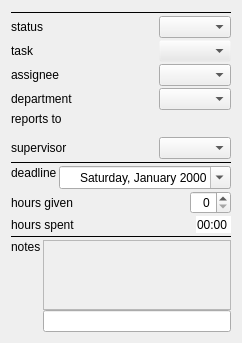
<?xml version="1.0" encoding="UTF-8"?>
<ui version="4.0">
 <class>Form</class>
 <widget class="QWidget" name="Form">
  <property name="geometry">
   <rect>
    <x>0</x>
    <y>0</y>
    <width>227</width>
    <height>343</height>
   </rect>
  </property>
  <property name="sizePolicy">
   <sizepolicy hsizetype="Preferred" vsizetype="Preferred">
    <horstretch>0</horstretch>
    <verstretch>0</verstretch>
   </sizepolicy>
  </property>
  <property name="windowTitle">
   <string>Form</string>
  </property>
  <layout class="QGridLayout" name="gridLayout">
   <item row="0" column="0">
    <layout class="QVBoxLayout" name="verticalLayout_4">
     <property name="spacing">
      <number>2</number>
     </property>
     <item>
      <widget class="QWidget" name="widget_comboboxes" native="true">
       <property name="enabled">
        <bool>true</bool>
       </property>
       <layout class="QGridLayout" name="gridLayout_5">
        <property name="margin">
         <number>0</number>
        </property>
        <property name="spacing">
         <number>2</number>
        </property>
        <item row="0" column="0">
         <layout class="QVBoxLayout" name="vlayout_comboboxes">
          <property name="spacing">
           <number>2</number>
          </property>
          <item>
           <widget class="Line" name="line_2">
            <property name="frameShadow">
             <enum>QFrame::Plain</enum>
            </property>
            <property name="orientation">
             <enum>Qt::Horizontal</enum>
            </property>
           </widget>
          </item>
          <item>
           <layout class="QHBoxLayout" name="horizontalLayout_12">
            <property name="spacing">
             <number>2</number>
            </property>
            <item>
             <widget class="QLabel" name="label_6">
              <property name="text">
               <string>status</string>
              </property>
             </widget>
            </item>
            <item>
             <spacer name="horizontalSpacer_5">
              <property name="orientation">
               <enum>Qt::Horizontal</enum>
              </property>
              <property name="sizeHint" stdset="0">
               <size>
                <width>0</width>
                <height>0</height>
               </size>
              </property>
             </spacer>
            </item>
            <item>
             <widget class="QComboBox" name="combobox_status">
              <property name="sizePolicy">
               <sizepolicy hsizetype="Minimum" vsizetype="Minimum">
                <horstretch>0</horstretch>
                <verstretch>0</verstretch>
               </sizepolicy>
              </property>
              <property name="sizeAdjustPolicy">
               <enum>QComboBox::AdjustToContents</enum>
              </property>
             </widget>
            </item>
           </layout>
          </item>
          <item>
           <layout class="QHBoxLayout" name="horizontalLayout_11">
            <property name="spacing">
             <number>2</number>
            </property>
            <item>
             <widget class="QLabel" name="label_7">
              <property name="text">
               <string>task</string>
              </property>
             </widget>
            </item>
            <item>
             <spacer name="horizontalSpacer_4">
              <property name="orientation">
               <enum>Qt::Horizontal</enum>
              </property>
              <property name="sizeHint" stdset="0">
               <size>
                <width>0</width>
                <height>0</height>
               </size>
              </property>
             </spacer>
            </item>
            <item>
             <widget class="QComboBox" name="combobox_task">
              <property name="sizePolicy">
               <sizepolicy hsizetype="Minimum" vsizetype="Minimum">
                <horstretch>0</horstretch>
                <verstretch>0</verstretch>
               </sizepolicy>
              </property>
              <property name="palette">
               <palette>
                <active>
                 <colorrole role="WindowText">
                  <brush brushstyle="SolidPattern">
                   <color alpha="255">
                    <red>0</red>
                    <green>0</green>
                    <blue>0</blue>
                   </color>
                  </brush>
                 </colorrole>
                 <colorrole role="Button">
                  <brush brushstyle="SolidPattern">
                   <color alpha="0">
                    <red>232</red>
                    <green>232</green>
                    <blue>232</blue>
                   </color>
                  </brush>
                 </colorrole>
                 <colorrole role="Light">
                  <brush brushstyle="SolidPattern">
                   <color alpha="0">
                    <red>255</red>
                    <green>255</green>
                    <blue>255</blue>
                   </color>
                  </brush>
                 </colorrole>
                 <colorrole role="Midlight">
                  <brush brushstyle="SolidPattern">
                   <color alpha="0">
                    <red>243</red>
                    <green>243</green>
                    <blue>243</blue>
                   </color>
                  </brush>
                 </colorrole>
                 <colorrole role="Dark">
                  <brush brushstyle="SolidPattern">
                   <color alpha="0">
                    <red>116</red>
                    <green>116</green>
                    <blue>116</blue>
                   </color>
                  </brush>
                 </colorrole>
                 <colorrole role="Mid">
                  <brush brushstyle="SolidPattern">
                   <color alpha="0">
                    <red>155</red>
                    <green>155</green>
                    <blue>155</blue>
                   </color>
                  </brush>
                 </colorrole>
                 <colorrole role="Text">
                  <brush brushstyle="SolidPattern">
                   <color alpha="255">
                    <red>0</red>
                    <green>0</green>
                    <blue>0</blue>
                   </color>
                  </brush>
                 </colorrole>
                 <colorrole role="BrightText">
                  <brush brushstyle="SolidPattern">
                   <color alpha="255">
                    <red>255</red>
                    <green>255</green>
                    <blue>255</blue>
                   </color>
                  </brush>
                 </colorrole>
                 <colorrole role="ButtonText">
                  <brush brushstyle="SolidPattern">
                   <color alpha="255">
                    <red>0</red>
                    <green>0</green>
                    <blue>0</blue>
                   </color>
                  </brush>
                 </colorrole>
                 <colorrole role="Base">
                  <brush brushstyle="SolidPattern">
                   <color alpha="255">
                    <red>255</red>
                    <green>255</green>
                    <blue>255</blue>
                   </color>
                  </brush>
                 </colorrole>
                 <colorrole role="Window">
                  <brush brushstyle="SolidPattern">
                   <color alpha="0">
                    <red>232</red>
                    <green>232</green>
                    <blue>232</blue>
                   </color>
                  </brush>
                 </colorrole>
                 <colorrole role="Shadow">
                  <brush brushstyle="SolidPattern">
                   <color alpha="255">
                    <red>0</red>
                    <green>0</green>
                    <blue>0</blue>
                   </color>
                  </brush>
                 </colorrole>
                 <colorrole role="AlternateBase">
                  <brush brushstyle="SolidPattern">
                   <color alpha="127">
                    <red>243</red>
                    <green>243</green>
                    <blue>243</blue>
                   </color>
                  </brush>
                 </colorrole>
                 <colorrole role="ToolTipBase">
                  <brush brushstyle="SolidPattern">
                   <color alpha="255">
                    <red>255</red>
                    <green>255</green>
                    <blue>220</blue>
                   </color>
                  </brush>
                 </colorrole>
                 <colorrole role="ToolTipText">
                  <brush brushstyle="SolidPattern">
                   <color alpha="255">
                    <red>0</red>
                    <green>0</green>
                    <blue>0</blue>
                   </color>
                  </brush>
                 </colorrole>
                </active>
                <inactive>
                 <colorrole role="WindowText">
                  <brush brushstyle="SolidPattern">
                   <color alpha="255">
                    <red>0</red>
                    <green>0</green>
                    <blue>0</blue>
                   </color>
                  </brush>
                 </colorrole>
                 <colorrole role="Button">
                  <brush brushstyle="SolidPattern">
                   <color alpha="0">
                    <red>232</red>
                    <green>232</green>
                    <blue>232</blue>
                   </color>
                  </brush>
                 </colorrole>
                 <colorrole role="Light">
                  <brush brushstyle="SolidPattern">
                   <color alpha="0">
                    <red>255</red>
                    <green>255</green>
                    <blue>255</blue>
                   </color>
                  </brush>
                 </colorrole>
                 <colorrole role="Midlight">
                  <brush brushstyle="SolidPattern">
                   <color alpha="0">
                    <red>243</red>
                    <green>243</green>
                    <blue>243</blue>
                   </color>
                  </brush>
                 </colorrole>
                 <colorrole role="Dark">
                  <brush brushstyle="SolidPattern">
                   <color alpha="0">
                    <red>116</red>
                    <green>116</green>
                    <blue>116</blue>
                   </color>
                  </brush>
                 </colorrole>
                 <colorrole role="Mid">
                  <brush brushstyle="SolidPattern">
                   <color alpha="0">
                    <red>155</red>
                    <green>155</green>
                    <blue>155</blue>
                   </color>
                  </brush>
                 </colorrole>
                 <colorrole role="Text">
                  <brush brushstyle="SolidPattern">
                   <color alpha="255">
                    <red>0</red>
                    <green>0</green>
                    <blue>0</blue>
                   </color>
                  </brush>
                 </colorrole>
                 <colorrole role="BrightText">
                  <brush brushstyle="SolidPattern">
                   <color alpha="255">
                    <red>255</red>
                    <green>255</green>
                    <blue>255</blue>
                   </color>
                  </brush>
                 </colorrole>
                 <colorrole role="ButtonText">
                  <brush brushstyle="SolidPattern">
                   <color alpha="255">
                    <red>0</red>
                    <green>0</green>
                    <blue>0</blue>
                   </color>
                  </brush>
                 </colorrole>
                 <colorrole role="Base">
                  <brush brushstyle="SolidPattern">
                   <color alpha="255">
                    <red>255</red>
                    <green>255</green>
                    <blue>255</blue>
                   </color>
                  </brush>
                 </colorrole>
                 <colorrole role="Window">
                  <brush brushstyle="SolidPattern">
                   <color alpha="0">
                    <red>232</red>
                    <green>232</green>
                    <blue>232</blue>
                   </color>
                  </brush>
                 </colorrole>
                 <colorrole role="Shadow">
                  <brush brushstyle="SolidPattern">
                   <color alpha="255">
                    <red>0</red>
                    <green>0</green>
                    <blue>0</blue>
                   </color>
                  </brush>
                 </colorrole>
                 <colorrole role="AlternateBase">
                  <brush brushstyle="SolidPattern">
                   <color alpha="127">
                    <red>243</red>
                    <green>243</green>
                    <blue>243</blue>
                   </color>
                  </brush>
                 </colorrole>
                 <colorrole role="ToolTipBase">
                  <brush brushstyle="SolidPattern">
                   <color alpha="255">
                    <red>255</red>
                    <green>255</green>
                    <blue>220</blue>
                   </color>
                  </brush>
                 </colorrole>
                 <colorrole role="ToolTipText">
                  <brush brushstyle="SolidPattern">
                   <color alpha="255">
                    <red>0</red>
                    <green>0</green>
                    <blue>0</blue>
                   </color>
                  </brush>
                 </colorrole>
                </inactive>
                <disabled>
                 <colorrole role="WindowText">
                  <brush brushstyle="SolidPattern">
                   <color alpha="0">
                    <red>116</red>
                    <green>116</green>
                    <blue>116</blue>
                   </color>
                  </brush>
                 </colorrole>
                 <colorrole role="Button">
                  <brush brushstyle="SolidPattern">
                   <color alpha="0">
                    <red>232</red>
                    <green>232</green>
                    <blue>232</blue>
                   </color>
                  </brush>
                 </colorrole>
                 <colorrole role="Light">
                  <brush brushstyle="SolidPattern">
                   <color alpha="0">
                    <red>255</red>
                    <green>255</green>
                    <blue>255</blue>
                   </color>
                  </brush>
                 </colorrole>
                 <colorrole role="Midlight">
                  <brush brushstyle="SolidPattern">
                   <color alpha="0">
                    <red>243</red>
                    <green>243</green>
                    <blue>243</blue>
                   </color>
                  </brush>
                 </colorrole>
                 <colorrole role="Dark">
                  <brush brushstyle="SolidPattern">
                   <color alpha="0">
                    <red>116</red>
                    <green>116</green>
                    <blue>116</blue>
                   </color>
                  </brush>
                 </colorrole>
                 <colorrole role="Mid">
                  <brush brushstyle="SolidPattern">
                   <color alpha="0">
                    <red>155</red>
                    <green>155</green>
                    <blue>155</blue>
                   </color>
                  </brush>
                 </colorrole>
                 <colorrole role="Text">
                  <brush brushstyle="SolidPattern">
                   <color alpha="0">
                    <red>116</red>
                    <green>116</green>
                    <blue>116</blue>
                   </color>
                  </brush>
                 </colorrole>
                 <colorrole role="BrightText">
                  <brush brushstyle="SolidPattern">
                   <color alpha="255">
                    <red>255</red>
                    <green>255</green>
                    <blue>255</blue>
                   </color>
                  </brush>
                 </colorrole>
                 <colorrole role="ButtonText">
                  <brush brushstyle="SolidPattern">
                   <color alpha="0">
                    <red>116</red>
                    <green>116</green>
                    <blue>116</blue>
                   </color>
                  </brush>
                 </colorrole>
                 <colorrole role="Base">
                  <brush brushstyle="SolidPattern">
                   <color alpha="0">
                    <red>232</red>
                    <green>232</green>
                    <blue>232</blue>
                   </color>
                  </brush>
                 </colorrole>
                 <colorrole role="Window">
                  <brush brushstyle="SolidPattern">
                   <color alpha="0">
                    <red>232</red>
                    <green>232</green>
                    <blue>232</blue>
                   </color>
                  </brush>
                 </colorrole>
                 <colorrole role="Shadow">
                  <brush brushstyle="SolidPattern">
                   <color alpha="255">
                    <red>0</red>
                    <green>0</green>
                    <blue>0</blue>
                   </color>
                  </brush>
                 </colorrole>
                 <colorrole role="AlternateBase">
                  <brush brushstyle="SolidPattern">
                   <color alpha="0">
                    <red>232</red>
                    <green>232</green>
                    <blue>232</blue>
                   </color>
                  </brush>
                 </colorrole>
                 <colorrole role="ToolTipBase">
                  <brush brushstyle="SolidPattern">
                   <color alpha="255">
                    <red>255</red>
                    <green>255</green>
                    <blue>220</blue>
                   </color>
                  </brush>
                 </colorrole>
                 <colorrole role="ToolTipText">
                  <brush brushstyle="SolidPattern">
                   <color alpha="255">
                    <red>0</red>
                    <green>0</green>
                    <blue>0</blue>
                   </color>
                  </brush>
                 </colorrole>
                </disabled>
               </palette>
              </property>
              <property name="sizeAdjustPolicy">
               <enum>QComboBox::AdjustToContents</enum>
              </property>
             </widget>
            </item>
           </layout>
          </item>
          <item>
           <layout class="QHBoxLayout" name="horizontalLayout_10">
            <property name="spacing">
             <number>2</number>
            </property>
            <item>
             <widget class="QLabel" name="label_4">
              <property name="text">
               <string>assignee</string>
              </property>
             </widget>
            </item>
            <item>
             <spacer name="horizontalSpacer_3">
              <property name="orientation">
               <enum>Qt::Horizontal</enum>
              </property>
              <property name="sizeHint" stdset="0">
               <size>
                <width>0</width>
                <height>0</height>
               </size>
              </property>
             </spacer>
            </item>
            <item>
             <widget class="QComboBox" name="combobox_assignee">
              <property name="sizePolicy">
               <sizepolicy hsizetype="Minimum" vsizetype="Minimum">
                <horstretch>0</horstretch>
                <verstretch>0</verstretch>
               </sizepolicy>
              </property>
              <property name="sizeAdjustPolicy">
               <enum>QComboBox::AdjustToContents</enum>
              </property>
             </widget>
            </item>
           </layout>
          </item>
          <item>
           <layout class="QHBoxLayout" name="horizontalLayout_17">
            <property name="spacing">
             <number>2</number>
            </property>
            <item>
             <widget class="QLabel" name="label_13">
              <property name="text">
               <string>department</string>
              </property>
             </widget>
            </item>
            <item>
             <spacer name="horizontalSpacer_10">
              <property name="orientation">
               <enum>Qt::Horizontal</enum>
              </property>
              <property name="sizeHint" stdset="0">
               <size>
                <width>0</width>
                <height>0</height>
               </size>
              </property>
             </spacer>
            </item>
            <item>
             <widget class="QComboBox" name="combobox_department">
              <property name="sizePolicy">
               <sizepolicy hsizetype="Minimum" vsizetype="Minimum">
                <horstretch>0</horstretch>
                <verstretch>0</verstretch>
               </sizepolicy>
              </property>
              <property name="sizeAdjustPolicy">
               <enum>QComboBox::AdjustToContents</enum>
              </property>
             </widget>
            </item>
           </layout>
          </item>
          <item>
           <layout class="QHBoxLayout" name="horizontalLayout_3">
            <property name="spacing">
             <number>2</number>
            </property>
            <item>
             <layout class="QVBoxLayout" name="verticalLayout_6">
              <property name="spacing">
               <number>0</number>
              </property>
              <item>
               <widget class="QLabel" name="label_10">
                <property name="text">
                 <string>reports to</string>
                </property>
               </widget>
              </item>
              <item>
               <spacer name="verticalSpacer_2">
                <property name="orientation">
                 <enum>Qt::Vertical</enum>
                </property>
                <property name="sizeHint" stdset="0">
                 <size>
                  <width>20</width>
                  <height>40</height>
                 </size>
                </property>
               </spacer>
              </item>
             </layout>
            </item>
            <item>
             <spacer name="horizontalSpacer">
              <property name="orientation">
               <enum>Qt::Horizontal</enum>
              </property>
              <property name="sizeType">
               <enum>QSizePolicy::MinimumExpanding</enum>
              </property>
              <property name="sizeHint" stdset="0">
               <size>
                <width>10</width>
                <height>0</height>
               </size>
              </property>
             </spacer>
            </item>
            <item>
             <layout class="QVBoxLayout" name="vlayout_reports_to">
              <property name="spacing">
               <number>0</number>
              </property>
             </layout>
            </item>
           </layout>
          </item>
          <item>
           <layout class="QHBoxLayout" name="horizontalLayout_16">
            <property name="spacing">
             <number>2</number>
            </property>
            <item>
             <widget class="QLabel" name="label_5">
              <property name="text">
               <string>supervisor</string>
              </property>
             </widget>
            </item>
            <item>
             <spacer name="horizontalSpacer_9">
              <property name="orientation">
               <enum>Qt::Horizontal</enum>
              </property>
              <property name="sizeHint" stdset="0">
               <size>
                <width>0</width>
                <height>0</height>
               </size>
              </property>
             </spacer>
            </item>
            <item>
             <widget class="QComboBox" name="combobox_supervisor">
              <property name="sizePolicy">
               <sizepolicy hsizetype="Minimum" vsizetype="Minimum">
                <horstretch>0</horstretch>
                <verstretch>0</verstretch>
               </sizepolicy>
              </property>
              <property name="sizeAdjustPolicy">
               <enum>QComboBox::AdjustToContents</enum>
              </property>
             </widget>
            </item>
           </layout>
          </item>
          <item>
           <widget class="Line" name="line">
            <property name="frameShadow">
             <enum>QFrame::Plain</enum>
            </property>
            <property name="orientation">
             <enum>Qt::Horizontal</enum>
            </property>
           </widget>
          </item>
          <item>
           <layout class="QHBoxLayout" name="horizontalLayout_13">
            <property name="spacing">
             <number>2</number>
            </property>
            <item>
             <layout class="QVBoxLayout" name="verticalLayout">
              <property name="spacing">
               <number>0</number>
              </property>
              <item>
               <widget class="QLabel" name="label_2">
                <property name="text">
                 <string>deadline</string>
                </property>
               </widget>
              </item>
              <item>
               <spacer name="verticalSpacer">
                <property name="orientation">
                 <enum>Qt::Vertical</enum>
                </property>
                <property name="sizeHint" stdset="0">
                 <size>
                  <width>20</width>
                  <height>40</height>
                 </size>
                </property>
               </spacer>
              </item>
             </layout>
            </item>
            <item>
             <spacer name="horizontalSpacer_6">
              <property name="orientation">
               <enum>Qt::Horizontal</enum>
              </property>
              <property name="sizeHint" stdset="0">
               <size>
                <width>0</width>
                <height>0</height>
               </size>
              </property>
             </spacer>
            </item>
            <item>
             <widget class="QDateEdit" name="dateEdit">
              <property name="alignment">
               <set>Qt::AlignRight|Qt::AlignTrailing|Qt::AlignVCenter</set>
              </property>
              <property name="displayFormat">
               <string>dddd, MMMM yyyy</string>
              </property>
              <property name="calendarPopup">
               <bool>true</bool>
              </property>
             </widget>
            </item>
           </layout>
          </item>
          <item>
           <layout class="QHBoxLayout" name="horizontalLayout_14">
            <property name="spacing">
             <number>2</number>
            </property>
            <item>
             <widget class="QLabel" name="label">
              <property name="text">
               <string>hours given</string>
              </property>
             </widget>
            </item>
            <item>
             <spacer name="horizontalSpacer_7">
              <property name="orientation">
               <enum>Qt::Horizontal</enum>
              </property>
              <property name="sizeHint" stdset="0">
               <size>
                <width>0</width>
                <height>0</height>
               </size>
              </property>
             </spacer>
            </item>
            <item>
             <widget class="QTimeEdit" name="timeEdit_timeGiven">
              <property name="alignment">
               <set>Qt::AlignRight|Qt::AlignTrailing|Qt::AlignVCenter</set>
              </property>
              <property name="displayFormat">
               <string>h</string>
              </property>
             </widget>
            </item>
           </layout>
          </item>
          <item>
           <layout class="QHBoxLayout" name="horizontalLayout_15">
            <property name="spacing">
             <number>2</number>
            </property>
            <item>
             <widget class="QLabel" name="label_3">
              <property name="text">
               <string>hours spent</string>
              </property>
             </widget>
            </item>
            <item>
             <spacer name="horizontalSpacer_8">
              <property name="orientation">
               <enum>Qt::Horizontal</enum>
              </property>
              <property name="sizeHint" stdset="0">
               <size>
                <width>0</width>
                <height>0</height>
               </size>
              </property>
             </spacer>
            </item>
            <item>
             <widget class="QTimeEdit" name="timeEdit_timeSpent">
              <property name="frame">
               <bool>false</bool>
              </property>
              <property name="alignment">
               <set>Qt::AlignRight|Qt::AlignTrailing|Qt::AlignVCenter</set>
              </property>
              <property name="readOnly">
               <bool>true</bool>
              </property>
              <property name="buttonSymbols">
               <enum>QAbstractSpinBox::NoButtons</enum>
              </property>
              <property name="displayFormat">
               <string>hh:mm</string>
              </property>
             </widget>
            </item>
           </layout>
          </item>
          <item>
           <widget class="Line" name="line_3">
            <property name="frameShadow">
             <enum>QFrame::Plain</enum>
            </property>
            <property name="orientation">
             <enum>Qt::Horizontal</enum>
            </property>
           </widget>
          </item>
          <item>
           <layout class="QHBoxLayout" name="horizontalLayout">
            <property name="spacing">
             <number>2</number>
            </property>
            <item>
             <layout class="QVBoxLayout" name="verticalLayout_2">
              <property name="spacing">
               <number>0</number>
              </property>
              <item>
               <widget class="QLabel" name="label_8">
                <property name="text">
                 <string>notes</string>
                </property>
               </widget>
              </item>
              <item>
               <spacer name="verticalSpacer_3">
                <property name="orientation">
                 <enum>Qt::Vertical</enum>
                </property>
                <property name="sizeHint" stdset="0">
                 <size>
                  <width>20</width>
                  <height>40</height>
                 </size>
                </property>
               </spacer>
              </item>
             </layout>
            </item>
            <item>
             <layout class="QVBoxLayout" name="verticalLayout_3">
              <property name="spacing">
               <number>0</number>
              </property>
              <item>
               <widget class="QScrollArea" name="scrollArea">
                <property name="widgetResizable">
                 <bool>true</bool>
                </property>
                <widget class="QWidget" name="scrollAreaWidgetContents_2">
                 <property name="geometry">
                  <rect>
                   <x>0</x>
                   <y>0</y>
                   <width>168</width>
                   <height>69</height>
                  </rect>
                 </property>
                </widget>
               </widget>
              </item>
              <item>
               <layout class="QHBoxLayout" name="horizontalLayout_2">
                <property name="spacing">
                 <number>0</number>
                </property>
                <item>
                 <widget class="QLineEdit" name="lineEdit"/>
                </item>
               </layout>
              </item>
             </layout>
            </item>
           </layout>
          </item>
         </layout>
        </item>
       </layout>
      </widget>
     </item>
    </layout>
   </item>
  </layout>
 </widget>
 <resources/>
 <connections/>
</ui>
